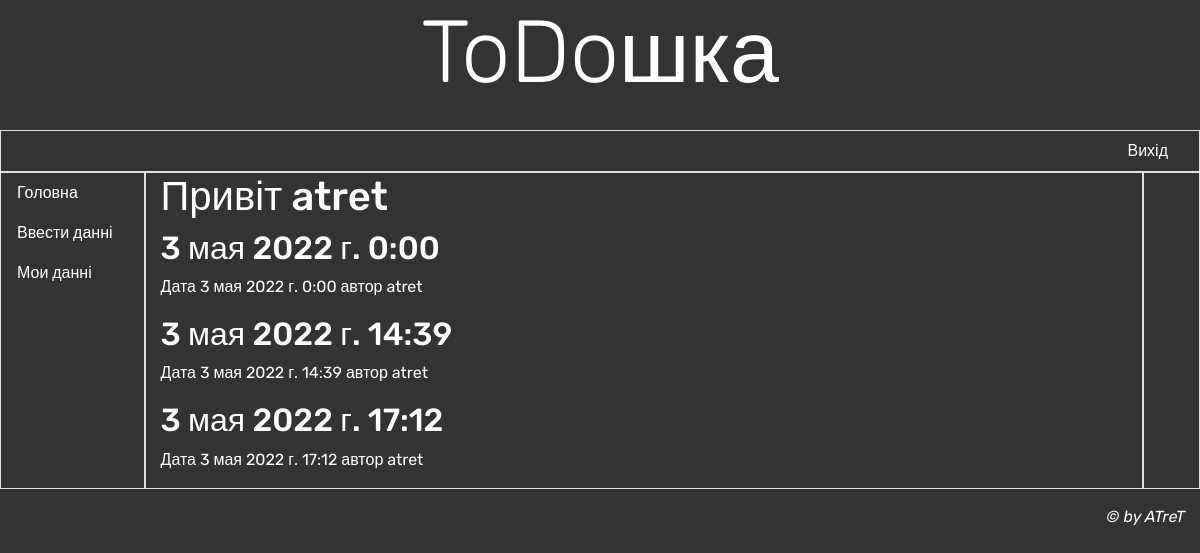
Before: /dashboard/ (signed in) with the older database file.
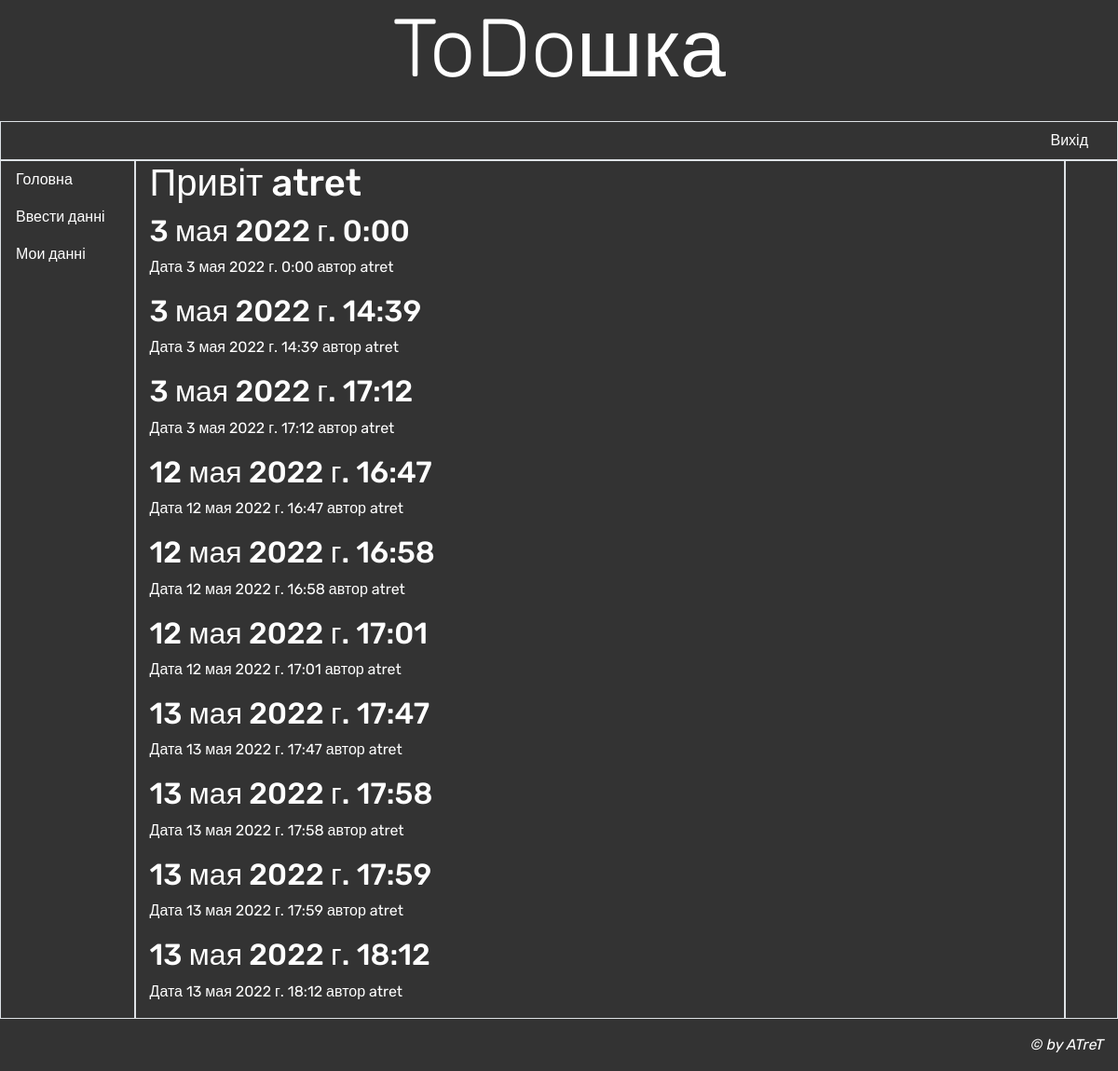
After: the same page with the newer database file.
### dashboard/models.py (models this page shows)
class TodoDb(models.Model):
    author = models.ForeignKey(User, on_delete=models.CASCADE)
    header = models.CharField(max_length=100, verbose_name='Заголовок')
    content = models.TextField(max_length=500, verbose_name='Задача')
    slave = models.CharField(max_length=100, verbose_name='Виконавець', blank=True)
    date_add = models.DateTimeField(auto_now_add=True)
    date_update = models.DateTimeField(auto_now=True)
    photo = models.ImageField(blank=True, null=True, upload_to='uploads/%Y/%m/%d/',verbose_name='Фото')
    def get_absolute_url(self):
        return reverse('dashboard:detail', kwargs={'pk': self.pk})
    class Meta:
        ordering = ['date_add']

### dashboard/views.py (the view)
# urls.py: path('', views.TdListView.as_view(), name='list'),
class TdListView(LoginRequiredMixin, ListView):
    model = TodoDb
    template_name = 'dashboard/list.html'
    context_object_name = 'list_content'
    raise_exception = True

### dashboard/templates/dashboard/list.html (shortened to what this page needs)
{% extends "base.html" %}
{%block content %}
    <h1>Привіт {{ request.user }}</h1>
    {% for value in list_content %}
        <h2>
            <a href="{{ value.get_absolute_url }}">{{ value.date_update }}</a>
        </h2>
        <p class="date"> Дата {{ value.date_update }} автор {{ value.author }}</p>
    {% endfor %}
{% endblock %}

### account/templates/base.html (shortened to what this page needs)
{% load bootstrap4 %}
{% load static %}
<html>
    <head>
        {% bootstrap_css %}
    </head>
    <body class="container-fluid">
        <header class="mb-4">
            <h1 class="display-2 text-center">ToDoшка</h1>
        </header>
        <div class="row">
            <ul class="col nav justify-content-end border">
                {% if user.is_authenticated %}
                <li class="nav-item"><a class="nav-link"
                href="{% url 'logout' %}">Вихід</a></li>
                {% else %}
                <li class="nav-item"><a class="nav-link"
                href="{% url 'login' %}">Вхід</a></li>
                <li class="nav-item"><a class="nav-link"
                href="{% url 'register' %}">Регістрація</a></li>
                {% endif %}
            </ul>
        </div>
        <div class="row">
            <nav class="col-md-auto nav flex-column border">
                <a class="nav-link root"
                href="{% url 'users_list' %}">Головна</a>
                <a class="nav-link" href="{% url 'dashboard:create' %}">Ввести данні</a>
                <a class="nav-link" href="{% url 'dashboard:list' %}">Мои данні</a>
            </nav>
            <section class="col border ру-2">
                {% block content %}
                {% endblock %}
            </section>
             <nav class="col-md-auto nav flex-column border">
             </nav>
        </div>
        <footer class="mt-3">
            <p class="text-right font-italic">&copy; by ATreT</p>
        </footer>
    </body>
</html>

### account/templates/base.html (style rules this page uses)
body { background-color: #333333; color: white; font-family: 'Rubik', sans-serif; }
a { color: white; }

Changed rows visible on the page:
added TodoDb: date_update "12 мая 2022 г. 16:47", author "atret"
added TodoDb: date_update "12 мая 2022 г. 16:58", author "atret"
added TodoDb: date_update "12 мая 2022 г. 17:01", author "atret"
added TodoDb: date_update "13 мая 2022 г. 17:47", author "atret"
added TodoDb: date_update "13 мая 2022 г. 17:58", author "atret"
added TodoDb: date_update "13 мая 2022 г. 17:59", author "atret"
added TodoDb: date_update "13 мая 2022 г. 18:12", author "atret"
